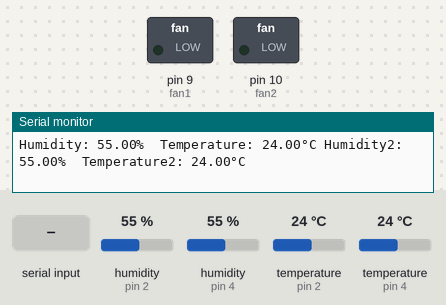
The sketch below on a simulated Arduino Uno, built with avr-gcc and run on an emulated ATmega328P. Shown: switched loads named in the sketch (green lamp = pin HIGH), the last lines printed to the serial monitor. The inputs (shaded band) are chosen by the test bench; at power-on: humidity (sensors on pin 2, pin 4) 55 %, temperature (sensors on pin 2, pin 4) 24 °C.

Above: at 3.0 s.
3.1 s: "Servo_ON\n" received over Serial
At 5.2 s:
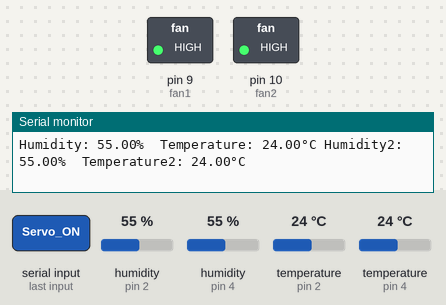
5.5 s: "Servo_OFF\n" received over Serial
At 10.0 s:
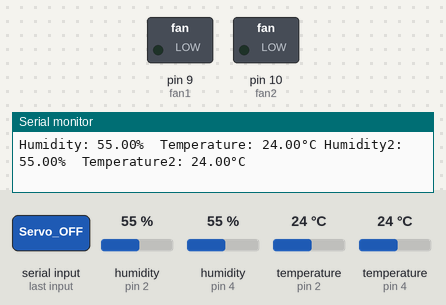
Timing chart, 0 to 11.5 s (numbered marks = the images above; inputs shaded):
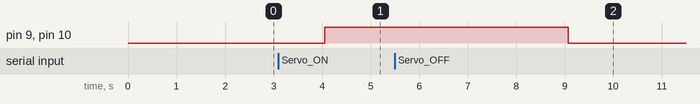

Measured:
- after the input at 3.1 s, pin 9 (fan1), pin 10 (fan2): LOW → HIGH after 0.95 s
- after the input at 5.5 s, pin 9 (fan1), pin 10 (fan2): HIGH → LOW after 3.6 s

The sketch:

totaltest2.ino
```cpp
#include "DHT.h"
#define DHTPIN 2
#define DHTPIN2 4
#define DHTTYPE DHT22
DHT dht(DHTPIN, DHTTYPE);
DHT dht2(DHTPIN2, DHTTYPE);
int fan1=9;
int fan2=10;
String str;

void setup() {
  Serial.begin(9600);
  dht2.begin();
  dht.begin();
  pinMode(fan1,OUTPUT);
  pinMode(fan2,OUTPUT);
}

void loop() {
  delay(2000);
  float h = dht.readHumidity();
  float t = dht.readTemperature();
  float f = dht.readTemperature(true);
  if (isnan(h) || isnan(t) || isnan(f)) {
    Serial.println(F("Failed to read from DHT sensor!"));
    return;
  }
  float hif = dht.computeHeatIndex(f, h);
  float hic = dht.computeHeatIndex(t, h, false);
  Serial.print(F("Humidity: "));
  Serial.print(h);
  Serial.print(F("%  Temperature: "));
  Serial.print(t);
  Serial.print(F("°C "));

  float h2 = dht2.readHumidity();
  float t2 = dht2.readTemperature();
  float f2 = dht2.readTemperature(true);
  if (isnan(h2) || isnan(t2) || isnan(f2)) {
    Serial.println(F("Failed to read from DHT2 sensor!"));
    return;
  }
  float hif2 = dht2.computeHeatIndex(f2, h2);
  float hic2 = dht2.computeHeatIndex(t2, h2, false);
  Serial.print(F("Humidity2: "));
  Serial.print(h2);
  Serial.print(F("%  Temperature2: "));
  Serial.print(t2);
  Serial.println(F("°C "));

      if (Serial.available()) {
    // 讀取傳入的字串直到"\n"結尾
    str = Serial.readStringUntil('\n');
    if (str == "Servo_ON") {
      digitalWrite(fan1,HIGH);
      digitalWrite(fan2,HIGH);
      delay(3000);
    } else if (str == "Servo_OFF") {
        digitalWrite(fan1,LOW);
        digitalWrite(fan2,LOW);
        delay(3000);
    }
  }
}
```
